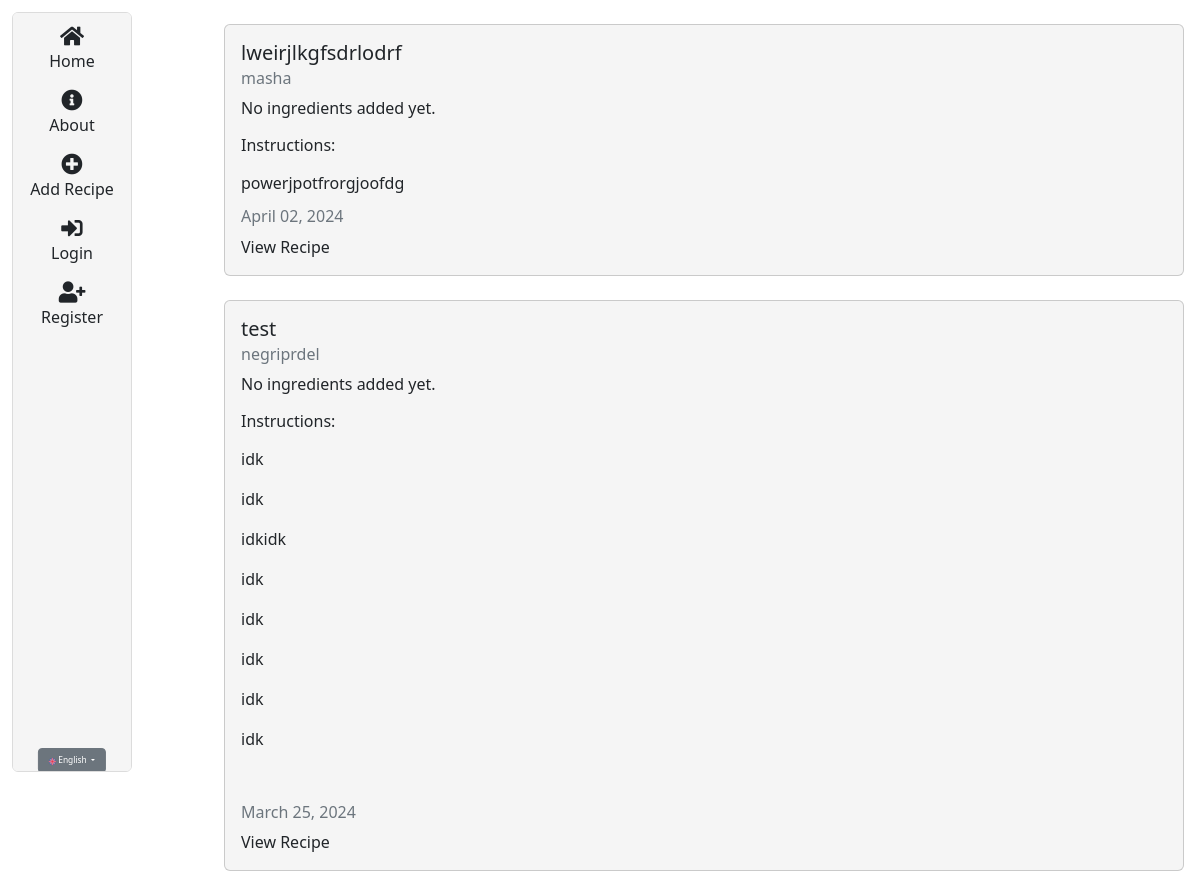
Before: /en/ with the older database file.
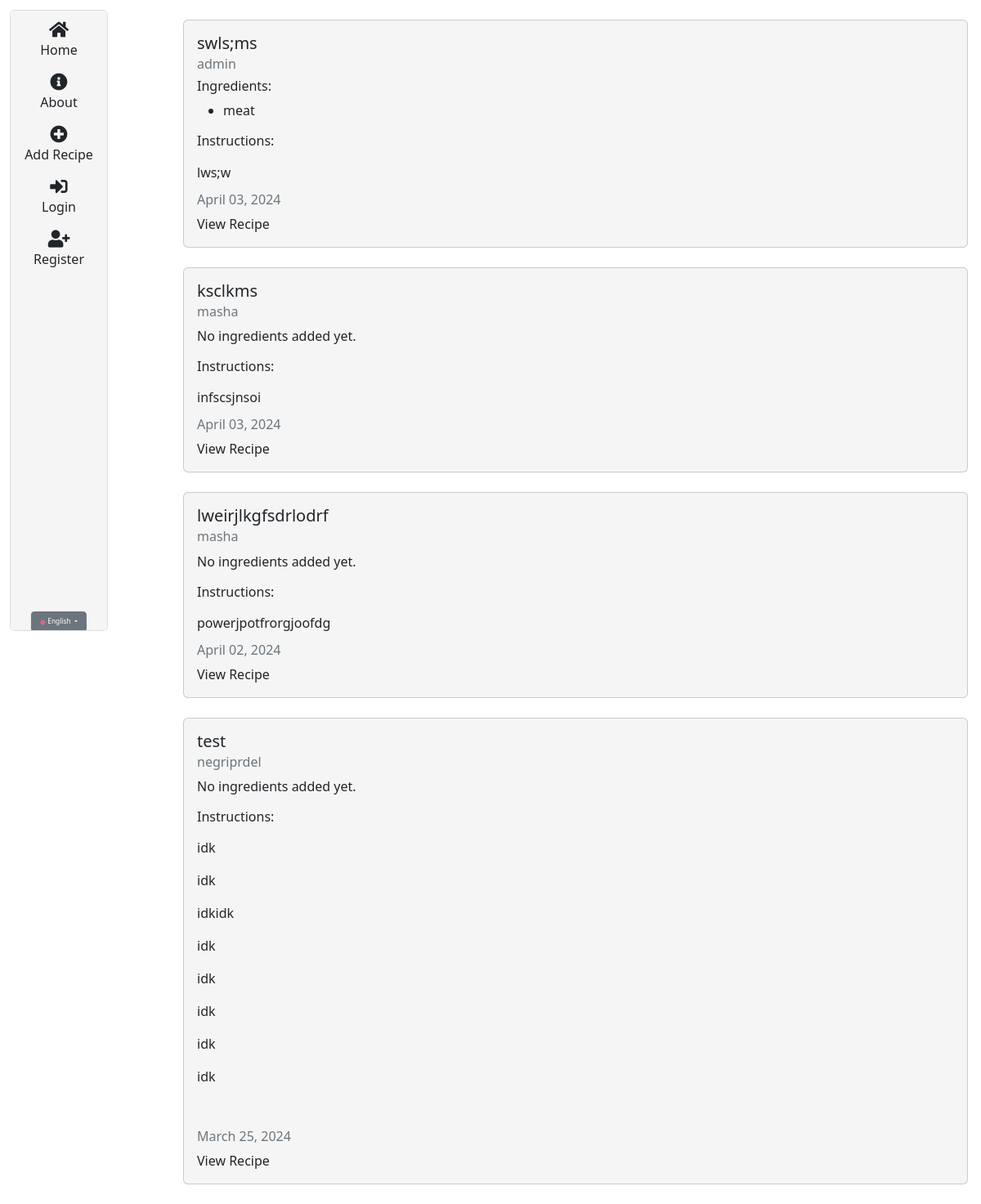
After: the same page with the newer database file.
### recipes/models.py (models this page shows, shortened)
class Recipe(models.Model):
  title = models.CharField(max_length=100)
  description = RichTextField(blank=True, null=True)
  author = models.ForeignKey(User, on_delete=models.CASCADE)
  created_at = models.DateTimeField(auto_now_add=True)
  updated_at = models.DateTimeField(auto_now=True)
  ingredients = models.ManyToManyField(Ingredient, related_name='recipes')
  likes = models.ManyToManyField(User, related_name='blog_posts')
  class Meta:
    ordering = ['-created_at']

class Ingredient(models.Model):
  name = models.CharField(max_length=100)
  class Meta:
    ordering = ['name']

### recipes/views.py (the view)
# urls.py: path('', views.RecipeListView.as_view(), name="recipes-home"),
class RecipeListView(ListView):
  model = models.Recipe
  template_name = 'recipes/home.html'
  context_object_name = 'recipes'

### recipes/templates/recipes/home.html
{% extends "recipes/box.html" %}
{% load i18n %}
{% block content %}
{% for recipe in recipes %}
<div class="container">
  <div class="card my-4" style="width: 60rem;">
    <div class="card-body">
      <h5 class="card-title">{{ recipe.title }}</h5>
      <h6 class="card-subtitle mb-2 text-muted">{{ recipe.author }}</h6>
      {% if recipe.ingredients.all|length %}
        <h6>{% trans "Ingredients:" %}</h6>
        <ul>
          {% for ingredient in recipe.ingredients.all %}
          <li>{{ ingredient.name }}</li>
          {% endfor %}
        </ul>
      {% else %}
        <p>{% trans "No ingredients added yet." %}</p>
      {% endif %}
      <h6>{% trans "Instructions:" %}</h6><p class="card-text"> {{ recipe.description | safe }}</p>
      <h6 class="card-subtitle mb-2 text-muted">
        {{ recipe.updated_at|date:"F d, Y" }}
      </h6>
      <a href="{% url 'recipes-detail' recipe.pk %}" class="card-link no-style">{% trans "View Recipe" %}</a>
    </div>
  </div>
</div>
{% endfor %}
{% endblock content %}

### recipes/templates/recipes/box.html (shortened to what this page needs)
{% extends "recipes/base.html" %}
{% load static %}
{% load i18n %}
{% block 'box' %}
<div class="nav-box-wrapper" id="navBoxWrapper">
    <div class="navigation-box">
        <div class="text-center">
            <a class="d-block mb-3 no-style" href="{% url 'recipes-home' %}">
                <i class="fas fa-home fa-lg"></i>
                <span class="d-block">{% trans "Home" %}</span>
            </a>
            <a class="d-block mb-3 no-style" href="{% url 'recipes-about' %}">
                <i class="fas fa-info-circle fa-lg"></i>
                <span class="d-block">{% trans "About" %}</span>
            </a>
            <a class="d-block mb-3 no-style" href="{% url 'recipes-create' %}">
                <i class="fas fa-plus-circle fa-lg"></i>
                <span class="d-block">{% trans "Add Recipe" %}</span>
            </a>
            {% if user.is_authenticated %}
            <a class="d-block mb-3 no-style" href="{% url 'user-profile' %}">
                <i class="fas fa-user fa-lg"></i>
                <span class="d-block">{% trans "My Profile" %}</span>
            </a>
            <form method="post" action="{% url 'logout' %}">
                {% csrf_token %}
                <button class="btn btn-link no-style" type="submit"><i class="fas fa-sign-out-alt fa-lg"></i></button>
            </form>
            {% else %}
            <a class="d-block mb-3 no-style" href="{% url 'user-login' %}">
                <i class="fas fa-sign-in-alt fa-lg"></i>
                <span class="d-block">{% trans "Login" %}</span>
            </a>
            <a class="d-block mb-3 no-style" href="{% url 'user-register' %}">
                <i class="fas fa-user-plus fa-lg"></i>
                <span class="d-block">{% trans "Register" %}</span>
            </a>
            {% endif %}
        </div>
        <div class="dropdown-wrapper">
            <div class="dropdown">
                <button class="btn btn-sm btn-secondary dropdown-toggle" type="button" id="languageDropdown" data-bs-toggle="dropdown" aria-haspopup="true" aria-expanded="false">
                  {% get_current_language as LANGUAGE_CODE %}
                  {% if LANGUAGE_CODE == 'en' %}
                    <img src="{% static 'flag/en.png' %}" alt="EN" class="flag-icon"> English
                  {% elif LANGUAGE_CODE == 'cz' %}
                    <img src="{% static 'flag/cz.png' %}" alt="CZ" class="flag-icon"> Čeština
                  {% endif %}
                </button>
              </div>
        </div>
    </div>
</div>
                    {% get_current_language as LANGUAGE_CODE %}
{% endblock %}

### recipes/templates/recipes/base.html (shortened to what this page needs)
{% load i18n %}
{% load static %}
<!DOCTYPE html>
<html lang="en">
<head>
    <link href="https://cdn.jsdelivr.net/npm/bootstrap@5.2.0-beta1/dist/css/bootstrap.min.css" rel="stylesheet" />
    <link href="{% static 'recipes/base.css' %}" rel="stylesheet" />
    <link rel="stylesheet" href="https://cdnjs.cloudflare.com/ajax/libs/font-awesome/5.15.4/css/all.min.css">
    <link rel="stylesheet" href="https://code.jquery.com/ui/1.12.1/themes/base/jquery-ui.css">
</head>
<body>
  {% block 'box' %}
  {% endblock %}
  <div class="container mt-4 col-8">
       {% block content %} {% endblock %}
  </div>
</body>
</html>

### recipes/static/recipes/base.css (style rules this page uses)
.nav-box-wrapper { position: fixed; top: 0; left: 0; height: 95vh; margin-bottom: 1vw; width: 10vw; background-color: whitesmoke; border-radius: 0.5vw; border: 1px solid gainsboro; padding: 1vw; margin: 1vw; overflow-y: auto; align-items: center; justify-items: center; }
.dropdown-wrapper { position: absolute; bottom: 1vw; left: 50%; transform: translateX(-50%); height: 1vw; width: fit-content; }
.dropdown .btn { font-size: 0.7vw; padding: 5px 10px; }
.dropdown img { height: 0.6vw; width: fit-content; }
.navigation-box { text-align: center; }
.card { background-color: whitesmoke; transition: transform 0.3s ease-in-out; }
.no-style { text-decoration: none; color: inherit; }

Changed rows visible on the page:
added Recipe: title "swls;ms", author "admin", description "lws;w", updated_at "April 03, 2024"
added Ingredient: name "meat"
added Recipe: title "ksclkms", author "masha", description "infscsjnsoi", updated_at "April 03, 2024"
